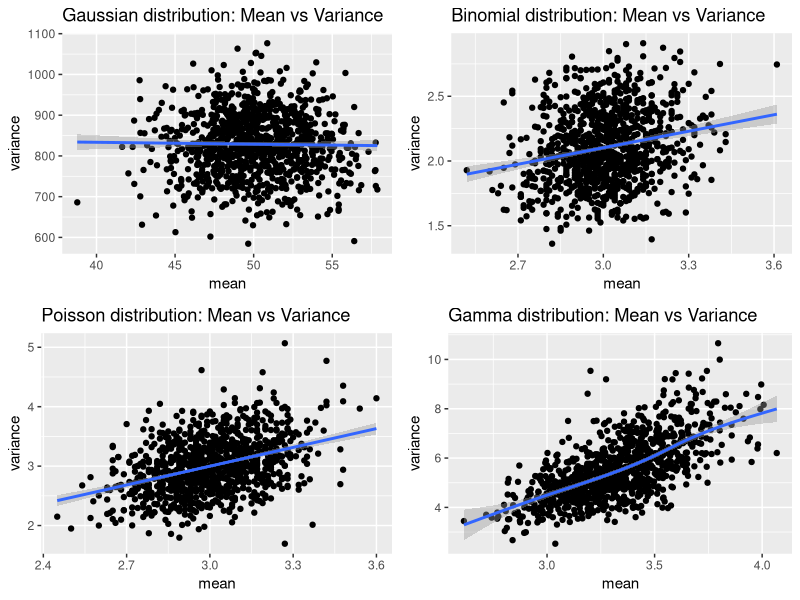
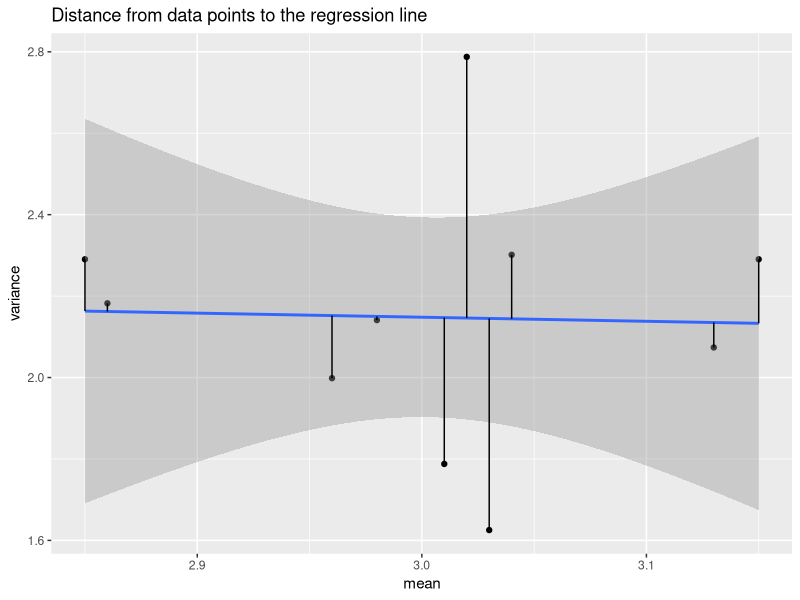
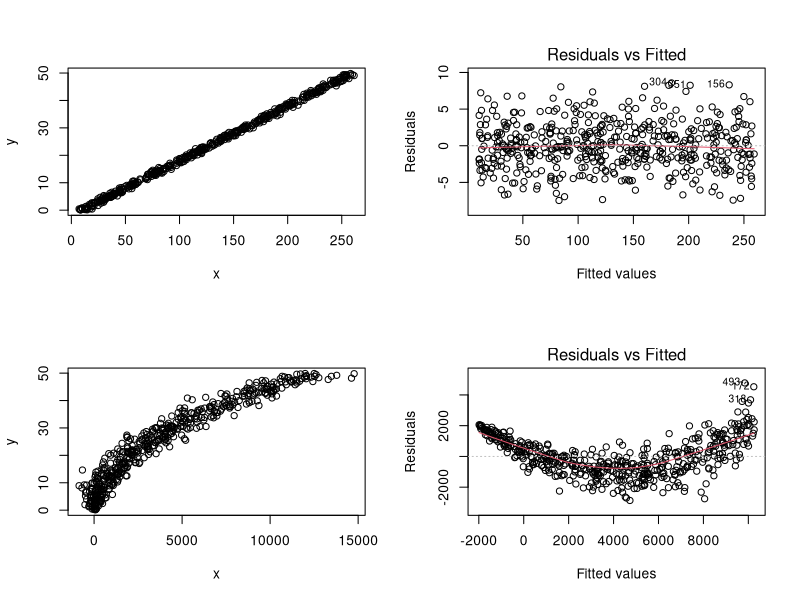
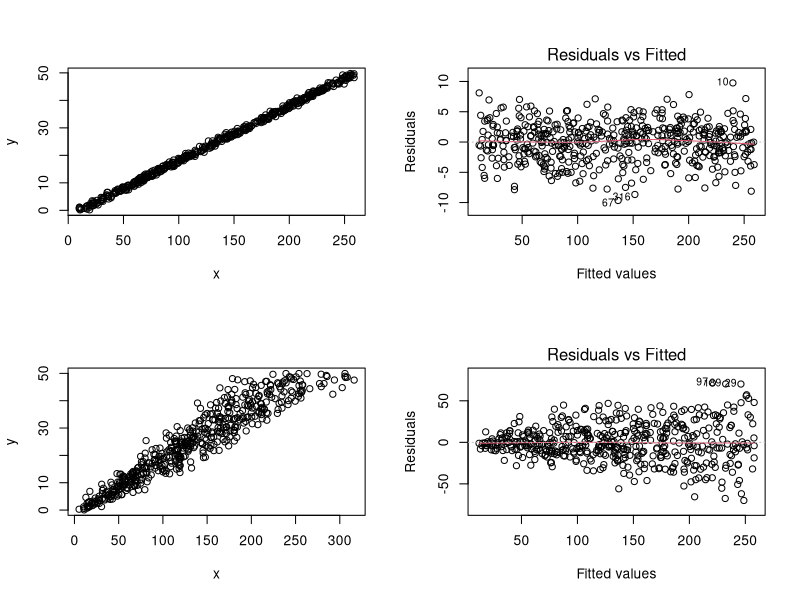

Recreate these plots in R, in order.
library(tidyverse)
set.seed(777)


par(mfrow=c(1,1))
library("gridExtra")
# Normal 
meanArr <- c()
varArr <- c()

for(i in 1:1000) {
  sample <- runif(100, 0, 100)
  meanArr <- c(meanArr, mean(sample))
  varArr <- c(varArr, var(sample))
}

df <- data.frame(mean = meanArr, variance = varArr)

normal <- ggplot(df, aes(x = mean, y = variance)) + 
  geom_point() +
  labs(title = "Gaussian distribution: Mean vs Variance") +
  geom_smooth(method="lm", se=TRUE, fullrange=FALSE, level=0.95)


# Binomial 
meanArr <- c()
varArr <- c()

for(i in 1:1000) {
  sample <- rbinom(100, 10, 0.3)
  meanArr <- c(meanArr, mean(sample))
  varArr <- c(varArr, var(sample))
}

df <- data.frame(mean = meanArr, variance = varArr)

binomial <- ggplot(df, aes(x = mean, y = variance)) + 
  geom_point() +
  labs(title = "Binomial distribution: Mean vs Variance") +
  geom_smooth(method="lm", se=TRUE, fullrange=FALSE, level=0.95)


# Poisson 
meanArr <- c()
varArr <- c()

for(i in 1:1000) {
  sample <- rpois(100, 3)
  meanArr <- c(meanArr, mean(sample))
  varArr <- c(varArr, var(sample))
}

df <- data.frame(mean = meanArr, variance = varArr)

poisson <- ggplot(df, aes(x = mean, y = variance)) + 
  geom_point() +
  labs(title = "Poisson distribution: Mean vs Variance") +
  geom_smooth(method="lm", se=TRUE, fullrange=FALSE, level=0.95)


# Gamma 
meanArr <- c()
varArr <- c()

for(i in 1:1000) {
  sample <- rgamma(100, 2, .6)
  meanArr <- c(meanArr, mean(sample))
  varArr <- c(varArr, var(sample))
}

df <- data.frame(mean = meanArr, variance = varArr)

gamma <- ggplot(df, aes(x = mean, y = variance)) + 
  geom_point() +
  labs(title = "Gamma distribution: Mean vs Variance") +
  geom_smooth(method="auto", se=TRUE, fullrange=FALSE, level=0.95)


grid.arrange(normal, binomial, poisson, gamma, ncol = 2)


# Residuals
meanArr <- c()
varArr <- c()

for(i in 1:10) {
  sample <- rbinom(100, 10, 0.3)
  meanArr <- c(meanArr, mean(sample))
  varArr <- c(varArr, var(sample))
}

df <- data.frame(mean = meanArr, variance = varArr)
fitted <- lm(variance ~ mean, data = df)

ggplot(df, aes(x = mean, y = variance)) + 
  geom_point() +
  labs(title = "Distance from data points to the regression line") +
  geom_smooth(method="lm", se=TRUE, fullrange=FALSE, level=0.95) +
  geom_segment(aes(x = mean, y = variance,
                   xend = mean, yend = fitted$fitted.values))




# Residual vs fitted value
generateSample <- function(
  sampleSize = 1000, min = 0, max = 100, 
  alpha = 10, beta = 3, 
  mean = 0, var = 5,
  hetero = FALSE,
  power = 1
) 
{
  varFactor = 1 
  x = runif(sampleSize, min = min, max = max)
  if(hetero == TRUE) {
    varFactor = x
  }
  y = alpha + beta*x^power + rnorm(sampleSize, mean = mean, sd = sqrt(var*varFactor))
  
  return(list(x = x, y = y))
}

par(mfrow=c(2,2))

sample1 <- generateSample(
  sampleSize = 500, min = 0, max = 50, 
  alpha = 10, beta = 5,
  mean = 0, var = 10
)

plot(sample1$y, sample1$x, xlab = "x", ylab = "y")
plot(lm(sample1$y ~ sample1$x), 1)

sample2 <- generateSample(
  sampleSize = 500, min = 0, max = 50, 
  alpha = 10, beta = 5,
  mean = 0, var = exp(10), hetero = TRUE, power = 2
)

plot(sample2$y, sample2$x, xlab = "x", ylab = "y")
plot(lm(sample2$y ~ sample2$x), 1)



# Homogeneity vs heterogeneity
homo <- generateSample(
  sampleSize = 500, min = 0, max = 50, 
  alpha = 10, beta = 5,
  mean = 0, var = 10
)

plot(homo$y, homo$x, xlab = "x", ylab = "y")
plot(lm(homo$y ~ homo$x), 1)

hetero <- generateSample(
  sampleSize = 500, min = 0, max = 50, 
  alpha = 10, beta = 5,
  mean = 0, var = exp(3), hetero = TRUE
)

plot(hetero$y, hetero$x, xlab = "x", ylab = "y")
plot(lm(hetero$y ~ hetero$x), 1)


